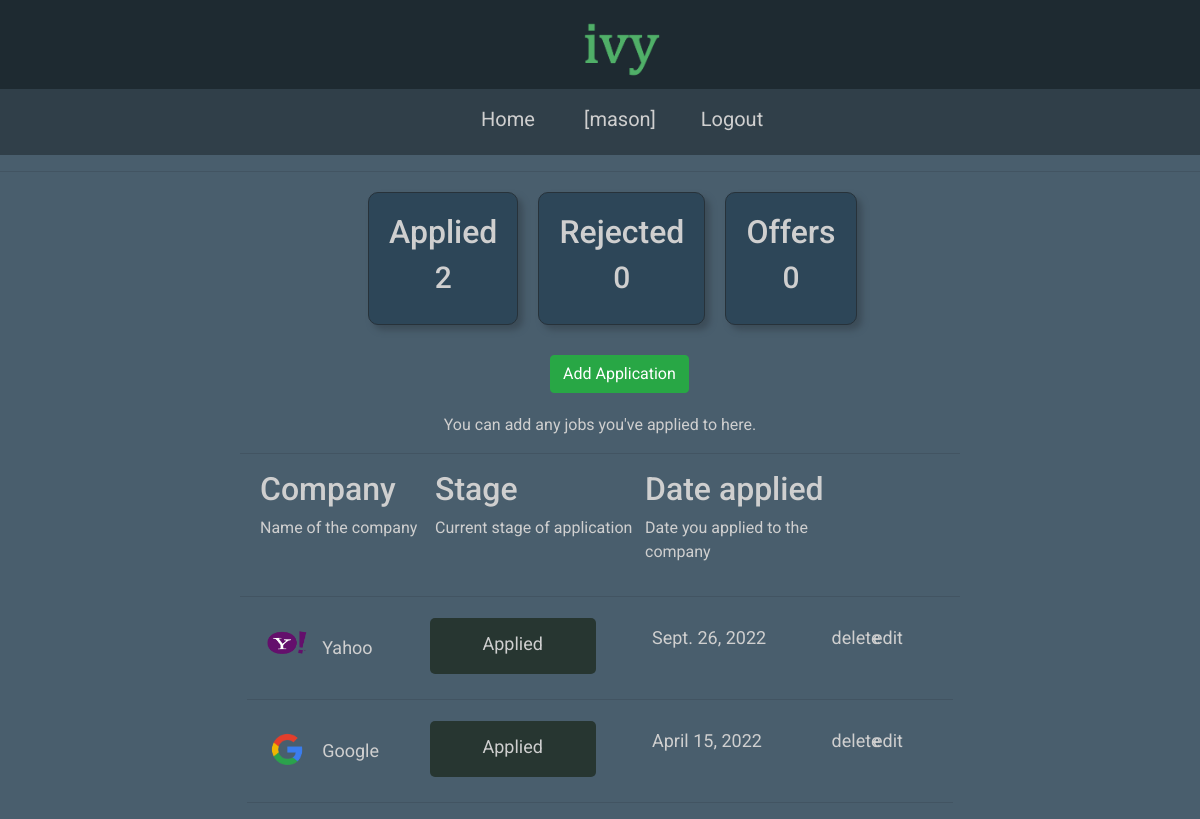
The app's page / (signed in) with its own data.
### jobs/models.py (models this page shows, shortened)
class JobApplication(models.Model):
    user = models.ForeignKey(settings.AUTH_USER_MODEL,related_name='jobs_applied',on_delete=models.CASCADE)
    company = models.ForeignKey(Company, on_delete = models.CASCADE)
    stage = models.CharField(max_length=19, choices=INTERVIEW_STAGE)
    date_applied = models.DateField(default=timezone.now)

class Company(models.Model):
    name = models.CharField(max_length=200)
    logo = models.ImageField(upload_to='images/%Y/%m/%d/')
    url = models.CharField(max_length=300)

### jobs/views.py (the view)
# urls.py: path('',views.homepage, name='homepage'),
@login_required
def homepage(request):
    total_applications = JobApplication.objects.filter(user = request.user)
    num_applications = total_applications.count()
    total_rejected = JobApplication.objects.filter(user=request.user,stage='Rejected').count()
    total_offers = JobApplication.objects.filter(user=request.user,stage='Offer Given').count()
    context = {
        'numApplications' : num_applications,
        'applications' : total_applications,
        'numRejected' : total_rejected,
        'numOffers' : total_offers,
    }
    return render(request,'home/homepage.html', context)

### jobs/templates/home/homepage.html (shortened to what this page needs)
{% extends "account/base.html" %}
{% block content %}
<div class="counter-container">
    <div class="counter-item">
        <h2>Applied</h2>
        <h1>{{ numApplications }}</h1>
    </div>
    <div class="counter-item">
        <h2>Rejected</h2>
        <h1>{{ numRejected }}</h1>
    </div>
    <div class="counter-item">
        <h2>Offers</h2>
        <h1>{{ numOffers }}</h1>
    </div>
</div>
<div class="add-application-section">
    <a href="{% url 'jobs:add' %}">
        <button type="button" class="btn btn-success">Add Application</button>
    </a>
</div>
<p style="text-align: center;">You can add any jobs you've applied to here.</p>
<hr class="solid">
<div class="companies-banner-container">
    <div>
        <h2>Company</h2>
        <p>Name of the company</p>
    </div>
    <div>
        <h2>Stage</h2>
        <p>Current stage of application</p>
    </div>
    <div>
        <h2>Date applied</h2>
        <p>Date you applied to the company</p>
    </div>
    <div>
    </div>
    <div>
    </div>
</div>
<hr class="solid">
{% if applications %}
    <div class="application-container">
        {% for application in applications %}
            <div class="application-item">
                <div class="application-item-company-container">
                    <image class="application-item-company-container-image"
                    width=40px src=" {{ application.company.logo.url }}"></image>
                    <a href="{% url 'jobs:company-detail' application.company.pk %}" class="application-item-company-container-name">
                        <p>{{application.company.name}}</p>
                    </a>
                </div>
                <div class="application-item-part-container">
                    {% if application.stage == 'Applied' %}
                        <div class="application-ipt-applied">
                            <p>{{application.stage}}</p>
                        </div>
                    {% elif application.stage == 'Rejected' %}
                        <div class="application-ipt-rejected">
                            <p>{{application.stage}}</p>
                        </div>
                    {% elif application.stage == 'Online Assessment' %}
                        <div class="application-ipt-oa">
                            <p>{{application.stage}}</p>
                        </div>
                    {% elif application.stage == '1st Round Interview' %}
                        <div class="application-ipt-1st">
                            <p>{{application.stage}}</p>
                        </div>
                    {% elif application.stage == '2nd Round Interview' %}
                        <div class="application-ipt-2nd">
                            <p>{{application.stage}}</p>
                        </div>
                    {% elif application.stage == '4th Round Interview' %}
                        <div class="application-ipt-4th">
                            <p>{{application.stage}}</p>
                        </div>
                    {% elif application.stage == 'Given Offer' %}
                        <div class="application-ipt-offer">
                            <p>{{application.stage}}</p>
                        </div>
                    {% else %}
                        <div class="application-ipt-3rd">
                            <p>{{application.stage}}</p>
                        </div>
                    {% endif %}
                </div>
                <div class="application-item-part-container">
                    <div class="application-item-company-container-name">
                        <p>{{application.date_applied}}</p>
                    </div>
                </div>
                <div class="application-item-part-container">
                    <a href="{% url 'jobs:job-application-delete' application.pk %}" class="application-item-company-container-name">
                        <p>delete</p>
                    </a>
                </div>
                <div class="application-item-part-container">
                    <a href="{% url 'jobs:job-application-update' application.pk %}" class="application-item-company-container-name">
                        <p>edit</p>
                    </a>
                </div>
            </div>
            <hr class="solid">
        {% endfor %}
    </div>
{% else %}
    <p>You haven't added any applications yet.</p>
{% endif %}
{% endblock %}

### account/templates/account/base.html (shortened to what this page needs)
{% load static %}
<!DOCTYPE html>
<html lang="en">
<head>
    <link rel="stylesheet" href="https://cdn.jsdelivr.net/npm/bootstrap@4.0.0/dist/css/bootstrap.min.css">
    <link href="{% static 'css/base.css' %}" rel="stylesheet">
    <link href="https://cdn.jsdelivr.net/npm/select2@4.1.0-rc.0/dist/css/select2.min.css" rel="stylesheet" />
</head>
    <div class="top-container">
        <div class="logo-container">
            <image src="{% static 'logo.png' %}" class="logo-img"></image>
        </div>
    </div>
<body>
    <div id="header">
            <nav class="main-nav">
                {% if request.user.is_authenticated %}
                    <ul class="nav-menu">
                        <a href="{% url 'jobs:homepage' %}">
                            <li class="nav-menu-item">Home</li>
                        </a>
                        <a href="{% url 'profile' %}">
                            <li class="nav-menu-item">[{{request.user.first_name|default:request.user.username }}]</li>
                        </a>
                {% endif %}
                {% if request.user.is_authenticated %}
                        <a href="{% url 'logout' %}">
                            <li class="nav-menu-item">Logout</li>
                        </a>
                    </ul>
                {% endif %}
            </nav>
    </div>
    <hr class="solid">
    <div id="main-content">
        {% block content %}
        {% endblock %}
    </div>
</body>
</html>

### account/static/css/base.css (style rules this page uses)
* { text-decoration: none; color: rgb(207, 207, 207); font-family: 'Changa', sans-serif; font-family: 'Roboto', sans-serif; }
body { background-color: rgb(73, 94, 109); }
#header { height: 10%; background-color: rgb(48, 63, 73); }
.top-container { background-color: rgb(30, 42, 49); }
.logo-container { margin: 0 auto; padding-top: 20px; padding-bottom: 10px; width: 50px; }
.logo-img { width: 90px; }
.main-nav { background-color: rgb(48, 63, 73); padding: 10px; margin: 0 auto; width: 50%; display: flex; justify-content: space-between; align-items: center; }
.nav-menu { text-decoration: none; margin: 0 auto; display: flex; list-style: none; }
.nav-menu a { text-decoration: none; color: black; }
.nav-menu-item { text-align: center; text-decoration: none; font-size: 20px; padding-top: 5px; padding-bottom: 5px; margin-left: 1rem; margin-right: 1rem; width: 80px; border-bottom: 6px solid transparent; }
#main-content { width: 60%; margin: 0 auto; }
.counter-container { width: 70%; margin: 0 auto; margin-top: 20px; display: grid; grid-template-columns: 1fr 1fr 1fr; }
.counter-item { margin-left: 20px; border-radius: 10px; border-style: solid; border-width: 1px; border-color: rgb(39, 50, 58); background-color: rgb(45, 70, 88); box-shadow: 5px 5px 6px rgb(60, 76, 88); text-align: center; padding: 20px; }
.counter-item h1 { font-size: 30px; }
.companies-banner-container { display: grid; grid-template-columns: 25% 30% 26% 10% 7%; padding-left: 20px; }
.application-container { width: 98%; margin: 0 auto; }
.add-application-section { margin: 0 auto; margin-top: 30px; margin-bottom: 20px; width: 100px; }
.application-item { font-size: 18px; height: 70px; display: grid; grid-template-columns: 25% 30% 26% 6% 6%; padding-top: 5px; padding-left: 10px; padding-right: 5px; }
.application-item-company-container { padding: 10px; }
.application-ipt-applied { width: 80%; background-color:rgb(39, 54, 49); border-radius: 5px; text-align: center; padding-top: 12px; padding-bottom: 1px; }
.application-item-company-container-image { float: left; }
.application-item-company-container-name { float: left; padding-top: 6px; padding-left: 15px; }

### records on screen
JobApplication: company.logo (picture), company.name "Yahoo", stage "Applied", date_applied "Sept. 26, 2022"
JobApplication: company.logo (picture), company.name "Google", stage "Applied", date_applied "April 15, 2022"

### other values on screen
{{ request.user.first_name|default:request.user.username }} "mason"
{{ numApplications }} "2"
{{ numRejected }} "0"
{{ numOffers }} "0"
